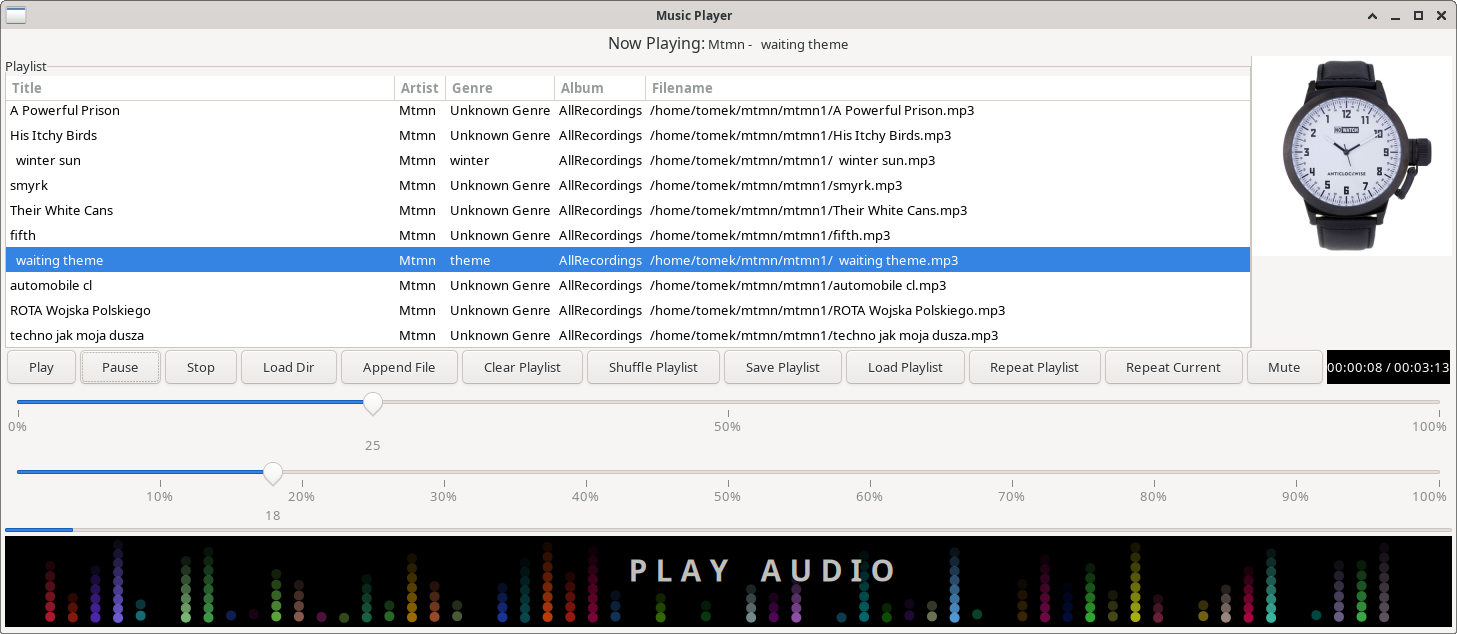

Here is the Python script that generated this plot:
import gi
import os
import random
import time
from urllib.parse import quote
import eyed3
import gi.repository.GdkPixbuf as GdkPixbuf
import gi.repository.Gst as Gst
import numpy as np
import pyaudio
from gi.repository import Gtk, Gdk, GObject, GLib
import cairo
gi.require_version('Gtk', '3.0')
gi.require_version('GdkPixbuf', '2.0')
gi.require_version('Gst', '1.0')
gi.require_version('GLib', '2.0')


class MusicPlayer:
    def __init__(self):
        Gst.init(None)

        self.window = Gtk.Window()
        self.window.connect("destroy", Gtk.main_quit)
        self.window.set_default_size(800, 600)
        self.window.set_title("Music Player")

        self.now_playing_label = Gtk.Label()
        self.now_playing_label.set_name("now-playing-label")
        self.now_playing_label.set_markup('<span font_desc="12">Now Playing:</span>')

        self.playlist_store = Gtk.ListStore(str, str, str, str, str)
        self.original_playlist = []  # Przechowuje oryginalną listę odtwarzania przed filtrowaniem
        self.playlist_view = Gtk.TreeView(self.playlist_store)
        self.playlist_view.set_rules_hint(True)
        renderer = Gtk.CellRendererText()
        column = Gtk.TreeViewColumn("Title", renderer, text=4)
        self.playlist_view.append_column(column)

        renderer = Gtk.CellRendererText()
        column = Gtk.TreeViewColumn("Artist", renderer, text=1)
        self.playlist_view.append_column(column)

        renderer = Gtk.CellRendererText()
        column = Gtk.TreeViewColumn("Genre", renderer, text=2)
        self.playlist_view.append_column(column)

        renderer = Gtk.CellRendererText()
        column = Gtk.TreeViewColumn("Album", renderer, text=3)
        self.playlist_view.append_column(column)

        renderer = Gtk.CellRendererText()
        column = Gtk.TreeViewColumn("Filename", renderer, text=0)  # Zmieniamy Label na "Filename"
        self.playlist_view.append_column(column)

        column.set_sort_column_id(4)

        scrolled_window = Gtk.ScrolledWindow()
        scrolled_window.set_policy(Gtk.PolicyType.NEVER, Gtk.PolicyType.AUTOMATIC)
        scrolled_window.add(self.playlist_view)

        # Create an HPaned container to split the window horizontally
        self.hpaned = Gtk.HPaned()
        vbox = Gtk.VBox(False, 0)
        vbox.pack_start(self.now_playing_label, False, False, 2)
        vbox.pack_start(self.hpaned, True, True, 0)

        self.window.add(vbox)

        # Create a frame for the playlist
        playlist_frame = Gtk.Frame()
        playlist_frame.set_label("Playlist")
        self.hpaned.pack1(playlist_frame, True, False)

        # Add the scrolled playlist to the frame
        playlist_frame.add(scrolled_window)

        # Create a fixed container to hold the album cover
        self.album_cover_fixed = Gtk.Fixed()
        self.album_cover_fixed.set_size_request(200, 200)  # Set the size of the album cover area

        # Add the album cover fixed container to the right side of the HPaned
        self.hpaned.pack2(self.album_cover_fixed, False, False)

        self.play_button = Gtk.Button("Play")
        self.play_button.connect("clicked", self.play)
        self.pause_button = Gtk.Button("Pause")
        self.pause_button.connect("clicked", self.toggle_pause)
        self.stop_button = Gtk.Button("Stop")
        self.stop_button.connect("clicked", self.stop)

        self.load_from_dir_button = Gtk.Button("Load Dir")
        self.load_from_dir_button.connect("clicked", self.load_from_dir)
        self.append_from_file_button = Gtk.Button("Append File")
        self.append_from_file_button.connect("clicked", self.append_from_file)
        self.clear_playlist_button = Gtk.Button("Clear Playlist")
        self.clear_playlist_button.connect("clicked", self.clear_playlist)
        self.shuffle_playlist_button = Gtk.Button("Shuffle Playlist")
        self.shuffle_playlist_button.connect("clicked", self.shuffle_playlist)
        self.save_playlist_button = Gtk.Button("Save Playlist")
        self.save_playlist_button.connect("clicked", self.save_playlist)
        self.load_playlist_button = Gtk.Button("Load Playlist")
        self.load_playlist_button.connect("clicked", self.load_playlist)
        self.repeat_all_button = Gtk.ToggleButton("Repeat Playlist")
        self.repeat_all_button.connect("toggled", self.toggle_repeat_playlist)
        self.repeat_one_button = Gtk.ToggleButton("Repeat Current")
        self.repeat_one_button.connect("toggled", self.toggle_repeat_current)
        self.mute_button = Gtk.ToggleButton("Mute")
        self.mute_button.connect("toggled", self.toggle_mute)

        hbox_buttons = Gtk.HBox(False, 0)
        hbox_buttons.pack_start(self.play_button, True, True, 2)
        hbox_buttons.pack_start(self.pause_button, True, True, 2)
        hbox_buttons.pack_start(self.stop_button, True, True, 2)
        hbox_buttons.pack_start(self.load_from_dir_button, True, True, 2)
        hbox_buttons.pack_start(self.append_from_file_button, True, True, 2)
        hbox_buttons.pack_start(self.clear_playlist_button, True, True, 2)
        hbox_buttons.pack_start(self.shuffle_playlist_button, True, True, 2)
        hbox_buttons.pack_start(self.save_playlist_button, True, True, 2)
        hbox_buttons.pack_start(self.load_playlist_button, True, True, 2)
        hbox_buttons.pack_start(self.repeat_all_button, True, True, 2)
        hbox_buttons.pack_start(self.repeat_one_button, True, True, 2)
        hbox_buttons.pack_start(self.mute_button, True, True, 2)

        self.time_label = Gtk.Label("00:00:00 / 00:00:00")
        self.time_label.set_name("time-label")
        self.time_label.override_background_color(Gtk.StateFlags.NORMAL, Gdk.RGBA(0, 0, 0, 1))
        self.time_label.override_color(Gtk.StateFlags.NORMAL, Gdk.RGBA(1, 1, 1, 1))
        hbox_buttons.pack_start(self.time_label, False, False, 2)

        self.search_entry = Gtk.Entry()
        self.search_entry.set_placeholder_text("Search...")
        self.search_entry.connect("activate", self.search_playlist)

        # Dodaj rozwijalną listę dla typu wyszukiwania
        self.search_type_combo = Gtk.ComboBoxText()
        self.search_type_combo.append_text("Title")
        self.search_type_combo.append_text("Artist")
        self.search_type_combo.append_text("Genre")
        self.search_type_combo.append_text("Album")
        self.search_type_combo.set_active(0)  # Domyślnie wybierz "Title" jako typ wyszukiwania

        # Dodaj przycisk "Search"
        self.search_button = Gtk.Button("Search")
        self.search_button.connect("clicked", self.search_playlist)

        hbox_search = Gtk.HBox(False, 0)
        hbox_search.pack_start(self.search_type_combo, False, False, 2)  # Dodaj rozwijalną listę
        hbox_search.pack_start(self.search_entry, True, True, 2)
        hbox_search.pack_start(self.search_button, False, False, 2)
        self.drawing_area = Gtk.DrawingArea()
        self.drawing_area.connect("draw", self.draw_spectrum)

        vbox.pack_start(hbox_buttons, False, False, 2)

        # Add volume slider
        self.gain_scale = Gtk.Scale.new_with_range(Gtk.Orientation.HORIZONTAL, 0, 100, 1)
        self.gain_scale.set_digits(0)
        self.gain_scale.set_value_pos(Gtk.PositionType.BOTTOM)
        self.gain_scale.add_mark(0, Gtk.PositionType.BOTTOM, "0%")
        self.gain_scale.add_mark(50, Gtk.PositionType.BOTTOM, "50%")
        self.gain_scale.add_mark(100, Gtk.PositionType.BOTTOM, "100%")
        self.gain_scale.connect("value-changed", self.on_gain_scale_change)
        vbox.pack_start(self.gain_scale, False, False, 2)

        # Add position slider
        self.position_scale = Gtk.Scale.new_with_range(Gtk.Orientation.HORIZONTAL, 0, 100, 5)
        self.position_scale.set_digits(0)
        self.position_scale.set_value_pos(Gtk.PositionType.BOTTOM)
        self.position_scale.add_mark(10, Gtk.PositionType.BOTTOM, "10%")
        self.position_scale.add_mark(20, Gtk.PositionType.BOTTOM, "20%")
        self.position_scale.add_mark(30, Gtk.PositionType.BOTTOM, "30%")
        self.position_scale.add_mark(40, Gtk.PositionType.BOTTOM, "40%")
        self.position_scale.add_mark(50, Gtk.PositionType.BOTTOM, "50%")
        self.position_scale.add_mark(60, Gtk.PositionType.BOTTOM, "60%")
        self.position_scale.add_mark(70, Gtk.PositionType.BOTTOM, "70%")
        self.position_scale.add_mark(80, Gtk.PositionType.BOTTOM, "80%")
        self.position_scale.add_mark(90, Gtk.PositionType.BOTTOM, "90%")
        self.position_scale.add_mark(100, Gtk.PositionType.BOTTOM, "100%")
        self.position_scale.connect("value-changed", self.on_position_scale_change)
        vbox.pack_start(self.position_scale, False, False, 2)

        self.fft_data = None
        # Add the progress bar
        self.progress_bar = Gtk.ProgressBar()
        vbox.pack_start(self.progress_bar, False, False, 2)

        # Set the initial position of the slider to 0
        self.position_scale.set_value(0)
        vbox.pack_start(self.drawing_area, True, True, 2)
        self.window.show_all()

        self.pipeline = Gst.ElementFactory.make("playbin", "player")
        self.pipeline.set_property("volume", 0.25)  # Set default volume to 25%
        self.playback_paused = False
        self.repeat_playlist = False
        self.repeat_one_enabled = False  # Initialize "Repeat Current" to False
        self.muted = False
        self.muted_volume = 0.25  # Set initial muted volume to 25%

        bus = self.pipeline.get_bus()
        bus.add_signal_watch()
        bus.connect("message", self.on_message)

        self.text_opacity = 1.0  # Początkowa przezroczystość tekstu
        self.font_options = cairo.FontOptions()
        self.font_options.set_antialias(cairo.ANTIALIAS_SUBPIXEL)
        self.font_options.set_hint_style(cairo.HINT_STYLE_FULL)
        self.font_options.set_hint_metrics(cairo.HINT_METRICS_ON)
        GLib.timeout_add(250, self.update_spectrum)  # Aktualizacja spektrum co 100ms

        self.update_time_timer = GLib.timeout_add(1000, self.update_time_label)
        self.update_progress_bar_timer = GLib.timeout_add(1000, self.update_progress_bar)  # Add progress bar update timer
        self.pipeline = Gst.ElementFactory.make("playbin", "audio-player")
        self.bus = self.pipeline.get_bus()
        self.bus.add_signal_watch()

        self.fft_data = None
        self.pipeline.set_state(Gst.State.READY)
        # Inicjalizacja PyAudio
        self.pa = pyaudio.PyAudio()
        self.stream = None

        # Ustalamy rozmiar paczki (chunk_size)
        self.chunk_size = 1024   # Przykładowy rozmiar paczki

    def play(self, widget):
        selection = self.playlist_view.get_selection()
        model, selected_song_iter = selection.get_selected()

        if selected_song_iter:
            song_path = model.get_value(selected_song_iter, 0)
            self.play_audio_file(song_path)
            self.update_now_playing_label_timeout = GLib.timeout_add(1000, self.update_now_playing_label)
            GObject.timeout_add(100, self.update_bars)

            # Extract and display album cover for the currently playing song
            self.extract_and_display_album_cover(song_path)

    def extract_and_display_album_cover(self, audio_file):
        # Otwórz plik audio
        audio = eyed3.load(audio_file)

        # Sprawdź, czy plik audio zawiera metadane i okładkę albumu
        if audio.tag and audio.tag.images:
            # Wybierz pierwszą okładkę albumu
            album_art = audio.tag.images[0].image_data

            # Utwórz obiekt GdkPixbuf na podstawie danych obrazu
            loader = GdkPixbuf.PixbufLoader()
            loader.write(album_art)
            loader.close()
            pixbuf = loader.get_pixbuf()

            # Przeskaluj okładkę albumu do rozmiaru obszaru okładki
            scaled_pixbuf = self.scale_album_cover(pixbuf, self.album_cover_fixed.get_allocation().width, self.album_cover_fixed.get_allocation().height)

            # Wyświetl przeskalowaną okładkę
            self.display_album_cover(scaled_pixbuf)
        else:
            # Jeśli nie ma okładki albumu, wyświetl placeholder
            self.display_album_cover_placeholder()

    def scale_album_cover(self, pixbuf, target_width, target_height):
        # Pobierz oryginalny rozmiar okładki albumu
        orig_width = pixbuf.get_width()
        orig_height = pixbuf.get_height()

        # Oblicz stosunek skalowania dla szerokości i wysokości
        width_ratio = target_width / orig_width
        height_ratio = target_height / orig_height

        # Wybierz mniejszy stosunek skalowania, aby zachować proporcje
        scale_ratio = min(width_ratio, height_ratio)

        # Oblicz nowe wymiary na podstawie proporcji
        new_width = int(orig_width * scale_ratio)
        new_height = int(orig_height * scale_ratio)

        # Przeskaluj okładkę albumu
        scaled_pixbuf = pixbuf.scale_simple(new_width, new_height, GdkPixbuf.InterpType.BILINEAR)

        return scaled_pixbuf

    def display_album_cover(self, pixbuf):
        # Usuń istniejące elementy z obszaru okładki albumu
        for child in self.album_cover_fixed.get_children():
            self.album_cover_fixed.remove(child)

        # Utwórz widżet Gtk.Image z przeskalowaną okładką albumu
        image = Gtk.Image()
        image.set_from_pixbuf(pixbuf)

        # Dodaj przeskalowaną okładkę albumu do obszaru okładki
        self.album_cover_fixed.add(image)
        self.album_cover_fixed.show_all()

    def display_album_cover_placeholder(self):
        # Usuń istniejące elementy z obszaru okładki albumu
        for child in self.album_cover_fixed.get_children():
            self.album_cover_fixed.remove(child)

        # Utwórz widżet Gtk.Image z domyślną ikoną brakującego obrazu
        image = Gtk.Image()
        image.set_from_stock(Gtk.STOCK_MISSING_IMAGE, Gtk.IconSize.LARGE_TOOLBAR)

        # Dodaj ikonę brakującego obrazu do obszaru okładki
        self.album_cover_fixed.add(image)
        self.album_cover_fixed.show_all()


    def draw_spectrum(self, widget, cr):
        if self.fft_data is not None:
            cr.set_source_rgb(0, 0, 0)
            cr.paint()

            num_bars = 64 # Liczba słupków
            bar_width = widget.get_allocated_width() / num_bars
            max_amplitude = np.max(self.fft_data)

            for i in range(num_bars):
                start = int((i / num_bars) * len(self.fft_data))
                end = int(((i + 1) / num_bars) * len(self.fft_data))
                bar_height = np.max(self.fft_data[start:end])
                if max_amplitude != 0:
                    bar_height /= max_amplitude  # Normalizacja do zakresu 0-1
                else:
                    bar_height = 0  # Jeśli max_amplitude == 0, ustaw bar_height na 0

                new_bar_height = bar_height
                # Generuj losowy kolor dla każdego słupka
                color = np.random.rand(3)
                transparency = 0.5 + (bar_height * 0.5)  # Od 50% do 100%
                #color = (0, 0, 0)
                
                #self.draw_bar(cr, i * bar_width, (1 - new_bar_height) * widget.get_allocated_height(), bar_width, new_bar_height * widget.get_allocated_height(), color, transparency)

                # Dodaj sinusoidalny waveform
                #self.draw_waveform(cr, i * bar_width, (1 - bar_height) * widget.get_allocated_height(), bar_width, bar_height * widget.get_allocated_height(), color)
                #self.draw_points(cr, i * bar_width, (1 - bar_height) * widget.get_allocated_height(), bar_width, bar_height * widget.get_allocated_height(), color, transparency)
                # Rysuj przejście tonalne
                #self.draw_tonal_transition(cr, i * bar_width, (1 - bar_height) * widget.get_allocated_height(), bar_width, bar_height * widget.get_allocated_height(), color, transparency)
                # Oblicz ilość punktów
                num_points = int(bar_height * 10)  # Przykładowa liczba punktów
                num_points = max(num_points, 1)  # Minimalnie jeden punkt

                # Rysuj punkty w górę z przejściami
                self.draw_points_with_transitions(cr, i * bar_width, (1 - bar_height) * widget.get_allocated_height(), bar_width, bar_height * widget.get_allocated_height(), color, transparency, num_points)

        allocation = widget.get_allocation()
        width = allocation.width
        height = allocation.height
        x = width / 2 - 100
        y = height / 2
            # Pulsujący tekst "P L A Y    A U D I O"
        # Cieniowanie tekstu
        text = "P L A Y    A U D I O"
        cr.select_font_face("Sans", cairo.FONT_SLANT_NORMAL, cairo.FONT_WEIGHT_BOLD)
        cr.set_font_size(30)
        cr.set_font_options(self.font_options)
        
        cr.set_source_rgba(0, 0, 0, 0.6)  # Kolor cieniowania (czarny, 80% przezroczystości)
        cr.move_to(x + 2, y + 2)  # Przesunięcie cieniowania o 2 piksele w prawo i w dół
        cr.show_text(text)
        cr.fill()

        cr.set_source_rgba(1, 1, 1, self.text_opacity)  # Kolor tekstu (biały z przezroczystością)
        cr.move_to(x, y)
        cr.show_text(text)
        cr.stroke()

    def update_spectrum(self):
        # Symulacja danych FFT (wymaga prawdziwego źródła danych FFT)
        self.fft_data = np.random.rand(64)

        # Pulsowanie tekstu
        self.text_opacity -= 0.05  # Zmniejszenie przezroczystości
        if self.text_opacity < 0:
            self.text_opacity = 1.0  # Po zaniknięciu tekstu, przywróć pełną przezroczystość

        self.drawing_area.queue_draw()
        return True


    def draw_points_with_transitions(self, cr, x, y, width, height, color, transparency, num_points):
        red, green, blue = color

        step = width / num_points / 4

        for i in range(num_points):
            x1 = x #+ i * step
            y1 = y + height * i / num_points
            size = 5.0  # Rozmiar punktu

            # Ustal przejście między punktami
            transition = i / num_points  # Od 0 do 1

            # Ustaw kolor punktu z określoną przezroczystością
            cr.set_source_rgba(red, green, blue, transition * transparency)
            cr.arc(x1, y1, size, 0, 2 * np.pi)
            cr.fill()

    def draw_tonal_transition(self, cr, x, y, width, height, color, transparency):
        red, green, blue = color

        num_points = int(width)
        step = width / num_points

        cr.set_line_width(2.0)

        for i in range(num_points):
            x1 = x + i * step
            x2 = x + (i + 1) * step
            gradient_color = (
                red - red * i / num_points,
                green - green * i / num_points,
                blue - blue * i / num_points
            )
            transparency = 0.5 + (height * i / num_points * 0.5)  # Przejście tonalne w oparciu o wysokość

            # Rysuj linię z gradientem kolorów
            cr.set_source_rgba(gradient_color[0], gradient_color[1], gradient_color[2], transparency)
            cr.move_to(x1, y)
            cr.line_to(x2, y)
            cr.line_to(x2, y - height)
            cr.line_to(x1, y - height)
            cr.close_path()
            cr.fill()

    def draw_points(self, cr, x, y, width, height, color, transparency):
        red, green, blue = color

        num_points = int(width)
        step = width / num_points

        for i in range(num_points):
            x1 = x #+ i * step
            y1 = y + height * i / num_points
            size = 5.0  # Rozmiar punktu

            # Interpolacja kolorów pomiędzy sąsiednimi punktami
            if i < num_points - 1:
                x2 = x + (i + 1) * step
                y2 = y + height * (i + 1) / num_points
                gradient = np.linspace(0, 1, num_points)
                red_i = int((1 - gradient[i]) * red + gradient[i] * red)
                green_i = int((1 - gradient[i]) * green + gradient[i] * green)
                blue_i = int((1 - gradient[i]) * blue + gradient[i] * blue)
                cr.set_source_rgba(red_i / 255, green_i / 255, blue_i / 255, transparency)
            else:
                cr.set_source_rgba(red, green, blue, transparency)

            # Rysuj punkt jako okrągły
            cr.arc(x1, y1, size, 0, 2 * np.pi)
            cr.fill()

    def draw_bar(self, cr, x, y, width, height, color, transparency):
        red, green, blue = color

        # Ustaw kolor słupka z określoną przezroczystością
        cr.set_source_rgba(red, green, blue, transparency)
        cr.rectangle(x, y, width / 2, height)
        cr.fill()

        # Ustaw kolor obramowania słupka na pełną nieprzezroczystość
        cr.set_source_rgb(0, 0, 0)

    def draw_waveform(self, cr, x, y, width, height, color):
        red, green, blue = color

        num_points = int(width)
        step = width / num_points

        cr.set_source_rgb(red, green, blue)
        cr.set_line_width(2.0)

        for i in range(num_points):
            x1 = x + i * step
            y1 = y + height / 2 * np.sin(2 * np.pi * i / num_points)
            x2 = x + (i + 1) * step
            y2 = y + height / 2 * np.sin(2 * np.pi * (i + 1) / num_points)

            cr.move_to(x1, y1)
            cr.line_to(x2, y2)

        cr.stroke()


    def update_bars(self):
        if self.pipeline.get_state(0)[1] == Gst.State.PLAYING:
            query = Gst.Query.new_seeking(Gst.Format.TIME)
            if self.pipeline.query(query):
                _, position = self.pipeline.query_position(Gst.Format.TIME)
                _, duration = self.pipeline.query_duration(Gst.Format.TIME)
                progress = float(position) / float(duration) if duration > 0 else 0.0
                
                # Odczytaj dane audio z mikrofonu
                audio_data = self.read_audio_data()
                
                # Oblicz FFT na podstawie danych audio
                num_samples = 64  # Przykładowa liczba próbek
                fft_data = np.fft.fft(audio_data)
                fft_data = np.abs(fft_data[:num_samples])  # Pobierz amplitudy tylko pierwszych próbek
                
                self.fft_data = fft_data * progress
                GObject.idle_add(self.drawing_area.queue_draw)
        return True

    def read_audio_data(self):
        if self.stream is None:
            # Konfiguracja strumienia audio
            sample_rate = 44100  # Przykładowa częstotliwość próbkowania
            audio_format = pyaudio.paInt16

            self.stream = self.pa.open(
                format=audio_format,
                channels=2,  # Mono
                rate=sample_rate,
                input=True,
                frames_per_buffer=self.chunk_size  # Używamy chunk_size jako rozmiar paczki
            )

        try:
            audio_data = self.stream.read(self.chunk_size)  # Używamy self.chunk_size
            audio_data = np.frombuffer(audio_data, dtype=np.int16)
            return audio_data
        except IOError as e:
            print("Błąd odczytu danych audio:", e)
            return np.zeros(self.chunk_size, dtype=np.int16) 

    def on_gain_scale_change(self, widget):
        value = self.gain_scale.get_value()
        volume = value / 100  # Przelicz wartość z zakresu 0-100 na zakres 0-1
        self.pipeline.set_property("volume", volume)

    def play_audio_file(self, file_path):
        try:
            encoded_file_path = quote(file_path)
            self.pipeline.set_state(Gst.State.NULL)
            self.pipeline.set_property("uri", f"file://{encoded_file_path}")
            self.pipeline.set_state(Gst.State.PLAYING)
            self.playback_paused = False
        except Exception as e:
            print(f"Error while playing audio: {e}")

    def toggle_pause(self, widget):
        if self.playback_paused:
            self.pipeline.set_state(Gst.State.PLAYING)
            self.playback_paused = False
        else:
            self.pipeline.set_state(Gst.State.PAUSED)
            self.playback_paused = True

    def stop(self, widget):
        self.pipeline.set_state(Gst.State.NULL)

    def on_position_scale_change(self, widget):
        if self.pipeline.get_state(0)[1] == Gst.State.PLAYING:
            value = self.position_scale.get_value()
            position = (value / 100) * self.pipeline.query_duration(Gst.Format.TIME)[1]
            self.pipeline.seek_simple(Gst.Format.TIME, Gst.SeekFlags.FLUSH, position)

    def update_position_slider(self):
        if self.pipeline.get_state(0)[1] == Gst.State.PLAYING:
            position, duration = self.pipeline.query_position(Gst.Format.TIME)[1], self.pipeline.query_duration(Gst.Format.TIME)[1]
            value = (position / duration) * 100
            self.position_scale.set_value(value)
        return True

    def on_message(self, bus, message):
        t = message.type
        if t == Gst.MessageType.ERROR:
            self.pipeline.set_state(Gst.State.NULL)
            err, debug = message.parse_error()
            print("Error: %s" % err, debug)
        elif t == Gst.MessageType.EOS:
            if self.repeat_one_enabled:
                # Repeat the current song by seeking to the start
                self.pipeline.seek_simple(Gst.Format.TIME, Gst.SeekFlags.FLUSH, 0)
                self.pipeline.set_state(Gst.State.PLAYING)
            elif self.repeat_playlist:
                selection = self.playlist_view.get_selection()
                model, selected_song_iter = selection.get_selected()
                if selected_song_iter:
                    next_song_iter = model.iter_next(selected_song_iter)
                    if not next_song_iter:
                        next_song_iter = model.get_iter_first()
                    if next_song_iter:
                        next_song_path = model.get_value(next_song_iter, 0)
                        self.play_audio_file(next_song_path)
            else:
                self.pipeline.set_state(Gst.State.NULL)
                print("End-Of-Stream reached")

        # Handle track change event
        elif t == Gst.MessageType.STATE_CHANGED:
            if message.src == self.pipeline:
                old_state, new_state, pending_state = message.parse_state_changed()
                if new_state == Gst.State.PLAYING:
                    self.update_now_playing_label()
                    self.update_progress_bar()  # Start updating the progress bar

    def update_now_playing_label(self):
        if self.pipeline.get_state(0)[1] == Gst.State.PLAYING:
            selection = self.playlist_view.get_selection()
            model, selected_song_iter = selection.get_selected()
            if selected_song_iter:
                title = model.get_value(selected_song_iter, 4)
                artist = model.get_value(selected_song_iter, 1)
                print(f"Updating Now Playing label with artist: {artist}, title: {title}")
                self.now_playing_label.set_markup(
                    f'<span font_desc="12">Now Playing:</span> {artist} - {title}')


    def update_time_label(self):
        if self.pipeline.get_state(0)[1] == Gst.State.PLAYING:
            position, duration = self.pipeline.query_position(Gst.Format.TIME)[1], self.pipeline.query_duration(Gst.Format.TIME)[1]
            position_sec = position / Gst.SECOND
            duration_sec = duration / Gst.SECOND
            time_str = "{:02}:{:02}:{:02} / {:02}:{:02}:{:02}".format(
                int(position_sec // 3600),
                int((position_sec // 60) % 60),
                int(position_sec % 60),
                int(duration_sec // 3600),
                int((duration_sec // 60) % 60),
                int(duration_sec % 60),
            )
            self.time_label.set_text(time_str)
        return True

    def update_progress_bar(self):
        if self.pipeline.get_state(0)[1] == Gst.State.PLAYING:
            position, duration = self.pipeline.query_position(Gst.Format.TIME)[1], self.pipeline.query_duration(Gst.Format.TIME)[1]
            fraction = float(position) / float(duration)
            self.progress_bar.set_fraction(fraction)
        return True

    def load_from_dir(self, widget):
        dialog = Gtk.FileChooserDialog("Please choose a directory", self.window, Gtk.FileChooserAction.SELECT_FOLDER,
                                       ("Cancel", Gtk.ResponseType.CANCEL, "Open", Gtk.ResponseType.OK))
        dialog.set_default_response(Gtk.ResponseType.OK)

        response = dialog.run()
        if response == Gtk.ResponseType.OK:
            folder_path = dialog.get_filename()
            self.load_music_from_folder(folder_path)
        dialog.destroy()

    def load_music_from_folder(self, folder_path):
        if folder_path:
            for root, dirs, files in os.walk(folder_path):
                for file in files:
                    if file.endswith(('.mp3', '.wav', '.flac')):
                        file_path = os.path.join(root, file)
                        self.append_song_to_playlist(file_path)

    def append_from_file(self, widget):
        dialog = Gtk.FileChooserDialog("Please choose a file", self.window, Gtk.FileChooserAction.OPEN,
                                       ("Cancel", Gtk.ResponseType.CANCEL, "Open", Gtk.ResponseType.OK))
        dialog.set_default_response(Gtk.ResponseType.OK)
        dialog.set_current_folder(os.path.expanduser("~"))

        filter_mp3 = Gtk.FileFilter()
        filter_mp3.set_name("MP3 files")
        filter_mp3.add_mime_type("audio/mpeg")
        dialog.add_filter(filter_mp3)

        filter_wav = Gtk.FileFilter()
        filter_wav.set_name("WAV files")
        filter_wav.add_mime_type("audio/wav")
        dialog.add_filter(filter_wav)

        filter_flac = Gtk.FileFilter()
        filter_flac.set_name("FLAC files")
        filter_flac.add_mime_type("audio/flac")
        dialog.add_filter(filter_flac)

        response = dialog.run()
        if response == Gtk.ResponseType.OK:
            file_path = dialog.get_filename()
            self.append_song_to_playlist(file_path)
        dialog.destroy()

    def append_song_to_playlist(self, file_path):
        audiofile = eyed3.load(file_path)
        title = audiofile.tag.title if audiofile.tag.title else os.path.basename(file_path)
        artist = audiofile.tag.artist if audiofile.tag.artist else "Unknown Artist"
        genre = str(audiofile.tag.genre) if audiofile.tag.genre else "Unknown Genre"
        album = audiofile.tag.album if audiofile.tag.album else "Unknown Album"
        filename = os.path.basename(file_path)

        self.playlist_store.append([file_path, artist, genre, album, title])
        self.original_playlist.append([file_path, artist, genre, album, title])

    def clear_playlist(self, widget):
        self.playlist_store.clear()
        self.original_playlist.clear()

    def shuffle_playlist(self, widget):
        random.shuffle(self.original_playlist)
        self.playlist_store.clear()
        for song in self.original_playlist:
            self.playlist_store.append(song)

    def save_playlist(self, widget):
        dialog = Gtk.FileChooserDialog("Save Playlist", self.window, Gtk.FileChooserAction.SAVE,
                                       ("Cancel", Gtk.ResponseType.CANCEL, "Save", Gtk.ResponseType.OK))
        dialog.set_default_response(Gtk.ResponseType.OK)
        dialog.set_current_folder(os.path.expanduser("~"))
        dialog.set_current_name("playlist.txt")

        filter_text = Gtk.FileFilter()
        filter_text.set_name("Text files")
        filter_text.add_mime_type("text/plain")
        dialog.add_filter(filter_text)

        response = dialog.run()
        if response == Gtk.ResponseType.OK:
            file_path = dialog.get_filename()
            self.save_playlist_to_file(file_path)
        dialog.destroy()

    def save_playlist_to_file(self, file_path):
        with open(file_path, 'w') as f:
            for song in self.original_playlist:
                f.write(f"{song[0]}\n")

    def load_playlist(self, widget):
        dialog = Gtk.FileChooserDialog("Open Playlist", self.window, Gtk.FileChooserAction.OPEN,
                                       ("Cancel", Gtk.ResponseType.CANCEL, "Open", Gtk.ResponseType.OK))
        dialog.set_default_response(Gtk.ResponseType.OK)
        dialog.set_current_folder(os.path.expanduser("~"))

        filter_text = Gtk.FileFilter()
        filter_text.set_name("Text files")
        filter_text.add_mime_type("text/plain")
        dialog.add_filter(filter_text)

        response = dialog.run()
        if response == Gtk.ResponseType.OK:
            file_path = dialog.get_filename()
            self.load_playlist_from_file(file_path)
        dialog.destroy()

    def load_playlist_from_file(self, file_path):
        with open(file_path, 'r') as f:
            lines = f.read().splitlines()
            for line in lines:
                self.append_song_to_playlist(line)

    def toggle_repeat_playlist(self, widget):
        self.repeat_playlist = not self.repeat_playlist
        if self.repeat_playlist:
            self.repeat_one_button.set_active(False)

    def toggle_repeat_current(self, widget):
        self.repeat_one_enabled = not self.repeat_one_enabled
        if self.repeat_one_enabled:
            self.repeat_all_button.set_active(False)

    def toggle_mute(self, widget):
        if self.muted:
            # Restore the previous volume
            self.pipeline.set_property("volume", self.gain_scale.get_value() / 100)
        else:
            # Mute by setting the volume to 0
            self.pipeline.set_property("volume", 0)
        self.muted = not self.muted

    def search_playlist(self, widget):
        search_text = self.search_entry.get_text()
        search_type = self.search_type_combo.get_active_text()
        self.filter_playlist(search_text, search_type)

    def filter_playlist(self, search_text, search_type):
        self.playlist_store.clear()
        for song in self.original_playlist:
            if search_type == "Title" and search_text.lower() in song[4].lower():
                self.playlist_store.append(song)
            elif search_type == "Artist" and search_text.lower() in song[1].lower():
                self.playlist_store.append(song)
            elif search_type == "Genre" and search_text.lower() in song[2].lower():
                self.playlist_store.append(song)
            elif search_type == "Album" and search_text.lower() in song[3].lower():
                self.playlist_store.append(song)

if __name__ == "__main__":
    player = MusicPlayer()
    Gtk.main()
